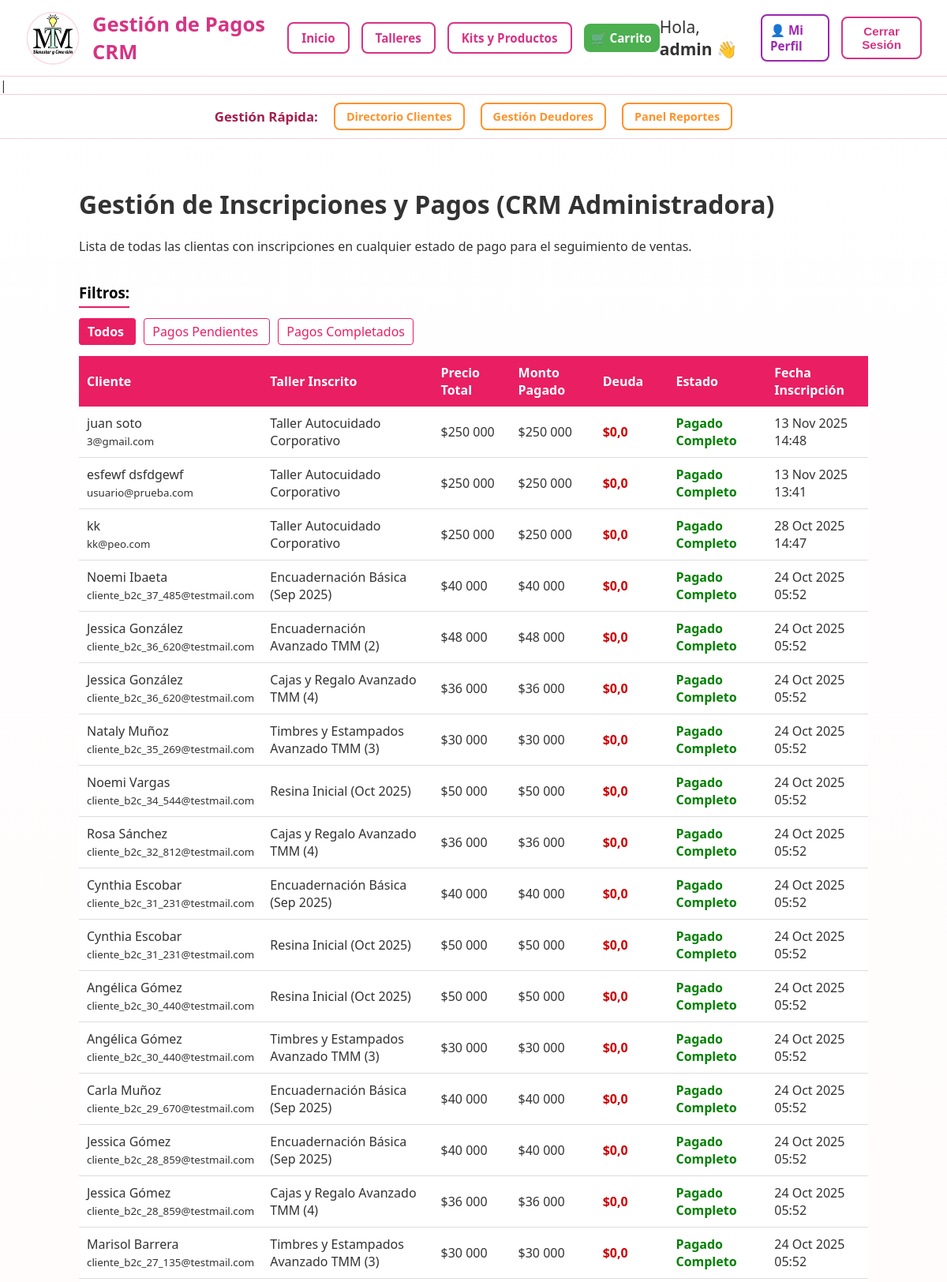
The app's page /gestion/deudores/ (signed in, upper part) with its own data.
### crm/models.py (models this page shows, shortened)
class Inscripcion(models.Model):
    ESTADO_PAGO_CHOICES = [
        ('PENDIENTE', 'Pago Pendiente'),
        ('PAGADO', 'Pagado Completo'),
        ('ABONADO', 'Abonado'),
        ('ANULADO', 'Anulado'),
    ]
    cliente = models.ForeignKey(Cliente, on_delete=models.CASCADE, related_name='inscripciones')
    taller = models.ForeignKey(Taller, on_delete=models.CASCADE, related_name='inscripciones')
    monto_pagado = models.DecimalField(max_digits=10, decimal_places=0, default=0, verbose_name="Monto Pagado")
    estado_pago = models.CharField(max_length=10, choices=ESTADO_PAGO_CHOICES, default='PENDIENTE', verbose_name="Estado de Pago")
    fecha_inscripcion = models.DateTimeField(auto_now_add=True)
    class Meta:
        unique_together = ('cliente', 'taller')
        verbose_name_plural = "Inscripciones"

class Cliente(models.Model):
    TIPO_CLIENTE_CHOICES = [
        ('B2C', 'Persona Natural'),
        ('B2B', 'Contacto Empresa'), # Etiqueta actualizada
    ]
    nombre_completo = models.CharField(max_length=150, verbose_name="Nombre Completo (Contacto)") # Etiqueta actualizada
    email = models.EmailField(unique=True, verbose_name="Correo Electrónico (Contacto)") # Etiqueta actualizada
    telefono = models.CharField(max_length=20, blank=True, null=True, verbose_name="Teléfono (Contacto)") # Etiqueta actualizada
    fecha_nacimiento = models.DateField(blank=True, null=True, verbose_name="Fecha de Nacimiento (si aplica)") # Etiqueta actualizada
    empresa = models.ForeignKey(
        Empresa,
        on_delete=models.SET_NULL, # Si se borra la empresa, el contacto no se borra, solo pierde el vínculo
        blank=True,
        null=True,
        related_name='contactos', # Permite acceder a los contactos desde una empresa: empresa.contactos.all()
        verbose_name="Empresa (si aplica)"
    )
    comuna_vive = models.CharField(max_length=100, blank=True, null=True, verbose_name="Comuna de Residencia")
    tipo_cliente = models.CharField(max_length=3, choices=TIPO_CLIENTE_CHOICES, default='B2C', verbose_name="Tipo de Contacto") # Etiqueta actualizada
    intereses_cliente = models.ManyToManyField(Interes, blank=True, related_name='clientes', verbose_name="Intereses del Contacto") # Etiqueta actualizada
    observaciones = models.TextField(blank=True, verbose_name="Observaciones de Gestión (Seguimiento, etc.)")
    fecha_registro = models.DateTimeField(auto_now_add=True)

class Taller(models.Model):
    MODALIDAD_CHOICES = [
        ('PRESENCIAL', 'Presencial'),
        ('ONLINE', 'Online'),
    ]
    nombre = models.CharField(max_length=200, unique=True, verbose_name="Nombre del Taller")
    descripcion = models.TextField(verbose_name="Descripción Detallada")
    imagen = models.ImageField(upload_to='talleres/', blank=True, null=True, verbose_name="Imagen del Taller")
    categoria = models.ForeignKey(
        Interes,
        on_delete=models.SET_NULL,
        null=True,
        blank=True,
        related_name='talleres',
        verbose_name="Categoría del Taller"
    )
    fecha_taller = models.DateField(verbose_name="Fecha del Taller")
    hora_taller = models.TimeField(blank=True, null=True, verbose_name="Hora de Inicio")
    modalidad = models.CharField(max_length=15, choices=MODALIDAD_CHOICES, default='PRESENCIAL', verbose_name="Modalidad")
    precio = models.DecimalField(max_digits=10, decimal_places=0, verbose_name="Precio (CLP)")
    cupos_totales = models.IntegerField(default=10, verbose_name="Cupos Máximos")
    cupos_disponibles = models.IntegerField(editable=False, default=0, verbose_name="Cupos Disponibles")
    esta_activo = models.BooleanField(default=True, verbose_name="¿Está activo/visible?")

### crm/views.py (the view)
# urls.py: path('gestion/deudores/', views.gestion_deudores, name='gestion_deudores'),
@user_passes_test(is_superuser)
def gestion_deudores(request):
    filtro_estado = request.GET.get('estado', None)
    inscripciones_qs = Inscripcion.objects.all().order_by('-fecha_inscripcion')
    if filtro_estado == 'DEUDA':
        inscripciones_qs = inscripciones_qs.filter(
            Q(estado_pago='PENDIENTE') | Q(estado_pago='ABONADO')
        )
    elif filtro_estado == 'PAGADO':
        inscripciones_qs = inscripciones_qs.filter(estado_pago='PAGADO')
    context = {
        'titulo': 'Gestión de Pagos CRM',
        'deudores': inscripciones_qs,
        'estado_activo': filtro_estado,
    }
    return render(request, 'crm/gestion_deudores.html', context)

### crm/templatetags/crm_tags.py (called while the page is built)
@register.filter
def sub(value, arg):
    try:
        return float(value) - float(arg)
    except (ValueError, TypeError):
        return value

### crm/views.py (called while the page is built)
def is_superuser(user):
    return user.is_superuser

### crm/templates/crm/gestion_deudores.html
{% extends 'crm/base.html' %}
{% load humanize %}
{% load crm_tags %}
{% block content %}
    <h1>Gestión de Inscripciones y Pagos (CRM Administradora)</h1>
    <p>Lista de todas las clientas con inscripciones en cualquier estado de pago para el seguimiento de ventas.</p>
    {% with request.GET.estado as estado_activo %}
    <div style="margin-bottom: 20px;">
        <h3 style="color: black; border-bottom: 2px solid #e91e63; padding-bottom: 5px; display: inline-block;">Filtros:</h3>
        <br>
        {% if not estado_activo %}
            <a href="{% url 'gestion_deudores' %}"
                style="margin-right: 10px; padding: 5px 10px; border: 1px solid #e91e63; border-radius: 4px; text-decoration: none; color: white; background-color: #e91e63; font-weight: bold;">
                Todos
            </a>
        {% else %}
            <a href="{% url 'gestion_deudores' %}"
                style="margin-right: 10px; padding: 5px 10px; border: 1px solid #e91e63; border-radius: 4px; text-decoration: none; color: #e91e63; background-color: white;">
                Todos
            </a>
        {% endif %}
        {% if estado_activo == 'DEUDA' %}
            <a href="{% url 'gestion_deudores' %}?estado=DEUDA"
                style="margin-right: 10px; padding: 5px 10px; border: 1px solid #e91e63; border-radius: 4px; text-decoration: none; color: white; background-color: #e91e63; font-weight: bold;">
                Pagos Pendientes
            </a>
        {% else %}
            <a href="{% url 'gestion_deudores' %}?estado=DEUDA"
                style="margin-right: 10px; padding: 5px 10px; border: 1px solid #e91e63; border-radius: 4px; text-decoration: none; color: #e91e63; background-color: white;">
                Pagos Pendientes
            </a>
        {% endif %}
        {% if estado_activo == 'PAGADO' %}
            <a href="{% url 'gestion_deudores' %}?estado=PAGADO"
                style="padding: 5px 10px; border: 1px solid #e91e63; border-radius: 4px; text-decoration: none; color: white; background-color: #e91e63; font-weight: bold;">
                Pagos Completados
            </a>
        {% else %}
            <a href="{% url 'gestion_deudores' %}?estado=PAGADO"
                style="padding: 5px 10px; border: 1px solid #e91e63; border-radius: 4px; text-decoration: none; color: #e91e63; background-color: white;">
                Pagos Completados
            </a>
        {% endif %}
    </div>
    {% endwith %}
    <table style="width: 100%; border-collapse: collapse; margin-top: 20px;">
        <thead>
            <tr style="background-color: #e91e63; color: white;">
                <th style="padding: 10px; text-align: left;">Cliente</th>
                <th style="padding: 10px; text-align: left;">Taller Inscrito</th>
                <th style="padding: 10px; text-align: left;">Precio Total</th>
                <th style="padding: 10px; text-align: left;">Monto Pagado</th>
                <th style="padding: 10px; text-align: left;">Deuda</th>
                <th style="padding: 10px; text-align: left;">Estado</th>
                <th style="padding: 10px; text-align: left;">Fecha Inscripción</th>
            </tr>
        </thead>
        <tbody>
            {% for inscripcion in deudores %}
                <tr style="border-bottom: 1px solid #ddd; background-color:
                    {% if inscripcion.estado_pago == 'PENDIENTE' %}#ffebeb{% elif inscripcion.estado_pago == 'ABONADO' %}#fffde7{% else %}white{% endif %};">
                    <td style="padding: 10px;">{{ inscripcion.cliente.nombre_completo }} <br><small>{{ inscripcion.cliente.email }}</small></td>
                    <td style="padding: 10px;">{{ inscripcion.taller.nombre }}</td>
                    <td style="padding: 10px;">${{ inscripcion.taller.precio|intcomma }}</td>
                    <td style="padding: 10px;">${{ inscripcion.monto_pagado|intcomma }}</td>
                    <td style="padding: 10px; font-weight: bold; color: #cc0000;">
                        ${{ inscripcion.taller.precio|sub:inscripcion.monto_pagado|intcomma }}
                    </td>
                    <td style="padding: 10px;">
                        <span style="font-weight: bold; color:
                            {% if inscripcion.estado_pago == 'PENDIENTE' %}red
                            {% elif inscripcion.estado_pago == 'ABONADO' %}orange
                            {% elif inscripcion.estado_pago == 'PAGADO' %}green
                            {% endif %};">
                            {{ inscripcion.get_estado_pago_display }}
                        </span>
                    </td>
                    <td style="padding: 10px;">{{ inscripcion.fecha_inscripcion|date:"d M Y H:i" }}</td>
                </tr>
            {% empty %}
                <tr>
                    <td colspan="7" style="padding: 20px; text-align: center;">No hay inscripciones con el estado de pago seleccionado.</td>
                </tr>
            {% endfor %}
        </tbody>
    </table>
{% endblock content %}

### crm/templates/crm/base.html (shortened to what this page needs)
{% load static %}
<!DOCTYPE html>
<html lang="es">
<head>
</head>
<body>
    <header>
        <div class="header-titulo-container">
            <img src="{% static 'logo.jpg' %}" height="70px" class="logo-titulo">
            <h1>{{ titulo|default:'TMM Bienestar y Conexión' }} </h1>
        </div>
        <nav class="nav-main">
            <a href="{% url 'home' %}" class="nav-btn">Inicio</a>
            <a href="{% url 'catalogo_talleres' %}" class="nav-btn">Talleres</a>
            <a href="{% url 'catalogo_productos' %}" class="nav-btn">Kits y Productos</a>
            <a href="{% url 'ver_carrito' %}" class="btn btn-cart" title="Ver mi carrito">
                 🛒 Carrito
            </a>
        </nav>
        <div class="auth-actions">
            {% if user.is_authenticated %}
                <span>Hola, <strong>{{ user.first_name|default:user.username }}</strong> 👋</span>
                <a href="{% url 'perfil_usuario' %}" class="btn btn-profile" title="Mi Perfil">
                    👤 Mi Perfil
                </a>
                <form method="POST" action="{% url 'logout' %}" style="display:inline;">
                    <button type="submit" class="btn btn-login">Cerrar Sesión</button>
                </form>
            {% else %}
                <a href="{% url 'login' %}" class="btn btn-login">Iniciar Sesión</a>
                <a href="{% url 'registro_cliente' %}" class="btn btn-register">Registrarse</a>
            {% endif %}
        </div>
    </header>   |
    {% if user.is_superuser %}
    <nav class="nav-admin">
        <span class="admin-title">Gestión Rápida:</span>
        <a href="{% url 'listado_clientes' %}" class="admin-btn">Directorio Clientes</a>
        <a href="{% url 'gestion_deudores' %}" class="admin-btn">Gestión Deudores</a>
        <a href="{% url 'panel_reportes' %}" class="admin-btn">Panel Reportes</a>
    </nav>
    {% endif %}
        <div class="container">
        {% block content %}{% endblock content %}
    </div>
</body>
</html>

### crm/templates/crm/base.html (style rules this page uses)
body { font-family: 'Segoe UI', sans-serif; margin: 0; padding: 0; background: linear-gradient(to bottom, #fff, #fff7f5); color: #333; }
.container { width: 90%; max-width: 1000px; margin: 20px auto; padding: 20px; }
header { background: #fff; border-bottom: 1px solid #f3d1d9; padding: 0.8em 2em; display: grid; grid-template-columns: 1fr auto 1fr; align-items: center; }
header h1 { margin: 0; font-size: 1.6rem; color: #d63384; font-weight: 700; }
.header-titulo-container { display: flex; align-items: center; gap: 15px; grid-column: 1; }
nav.nav-main { display: flex; justify-content: center; align-items: center; gap: 15px; grid-column: 2; }
.nav-btn { padding: 8px 16px; border-radius: 8px; border: 2px solid #d63384; color: #d63384; font-weight: 600; font-size: 0.95rem; text-decoration: none; transition: all 0.2s ease; }
.auth-actions { display: flex; align-items: center; gap: 15px; grid-column: 3; justify-content: flex-end; }
.auth-actions span { font-size: 21px; font-weight: 500; }
.btn { padding: 8px 18px; border-radius: 8px; font-weight: 600; text-decoration: none; border: none; cursor: pointer; font-size: 0.95rem; transition: all 0.2s ease; }
.btn-login { background: #fff; border: 2px solid #d63384; color: #d63384; }
.nav-admin { background: #fff; border-top: 1px solid #f3d1d9; border-bottom: 1px solid #f3d1d9; padding: 10px 2em; display: flex; align-items: center; justify-content: center; gap: 20px; }
.admin-title { color: #a61e4d; font-weight: 700; font-size: 1.05rem; }
.admin-btn { padding: 6px 14px; border-radius: 8px; border: 2px solid #ff922b; color: #ff922b; font-weight: 600; font-size: 0.9rem; text-decoration: none; transition: all 0.2s ease; }
.btn-profile { background: #fff; border: 2px solid #9c27b0; color: #9c27b0; font-weight: 600; padding: 8px 10px; }
.btn-cart { background: #4caf50; color: white; border: none; padding: 8px 10px; font-size: 0.95rem; }

### records on screen
Inscripcion: cliente.nombre_completo "juan soto", cliente.email "3@gmail.com", taller.nombre "Taller Autocuidado Corporativo", taller.precio "250 000", monto_pagado "250 000", taller.precio|sub "0,0", estado_pago "Pagado Completo", fecha_inscripcion "13 Nov 2025 14:48"
Inscripcion: cliente.nombre_completo "esfewf dsfdgewf", cliente.email "usuario@prueba.com", taller.nombre "Taller Autocuidado Corporativo", taller.precio "250 000", monto_pagado "250 000", taller.precio|sub "0,0", estado_pago "Pagado Completo", fecha_inscripcion "13 Nov 2025 13:41"
Inscripcion: cliente.nombre_completo "kk", cliente.email "kk@peo.com", taller.nombre "Taller Autocuidado Corporativo", taller.precio "250 000", monto_pagado "250 000", taller.precio|sub "0,0", estado_pago "Pagado Completo", fecha_inscripcion "28 Oct 2025 14:47"
Inscripcion: cliente.nombre_completo "Noemi Ibaeta", cliente.email "cliente_b2c_37_485@testmail.com", taller.nombre "Encuadernación Básica (Sep 2025)", taller.precio "40 000", monto_pagado "40 000", taller.precio|sub "0,0", estado_pago "Pagado Completo", fecha_inscripcion "24 Oct 2025 05:52"
Inscripcion: cliente.nombre_completo "Jessica González", cliente.email "cliente_b2c_36_620@testmail.com", taller.nombre "Encuadernación Avanzado TMM (2)", taller.precio "48 000", monto_pagado "48 000", taller.precio|sub "0,0", estado_pago "Pagado Completo", fecha_inscripcion "24 Oct 2025 05:52"
Inscripcion: cliente.nombre_completo "Jessica González", cliente.email "cliente_b2c_36_620@testmail.com", taller.nombre "Cajas y Regalo Avanzado TMM (4)", taller.precio "36 000", monto_pagado "36 000", taller.precio|sub "0,0", estado_pago "Pagado Completo", fecha_inscripcion "24 Oct 2025 05:52"
Inscripcion: cliente.nombre_completo "Nataly Muñoz", cliente.email "cliente_b2c_35_269@testmail.com", taller.nombre "Timbres y Estampados Avanzado TMM (3)", taller.precio "30 000", monto_pagado "30 000", taller.precio|sub "0,0", estado_pago "Pagado Completo", fecha_inscripcion "24 Oct 2025 05:52"
Inscripcion: cliente.nombre_completo "Noemi Vargas", cliente.email "cliente_b2c_34_544@testmail.com", taller.nombre "Resina Inicial (Oct 2025)", taller.precio "50 000", monto_pagado "50 000", taller.precio|sub "0,0", estado_pago "Pagado Completo", fecha_inscripcion "24 Oct 2025 05:52"
Inscripcion: cliente.nombre_completo "Rosa Sánchez", cliente.email "cliente_b2c_32_812@testmail.com", taller.nombre "Cajas y Regalo Avanzado TMM (4)", taller.precio "36 000", monto_pagado "36 000", taller.precio|sub "0,0", estado_pago "Pagado Completo", fecha_inscripcion "24 Oct 2025 05:52"
Inscripcion: cliente.nombre_completo "Cynthia Escobar", cliente.email "cliente_b2c_31_231@testmail.com", taller.nombre "Encuadernación Básica (Sep 2025)", taller.precio "40 000", monto_pagado "40 000", taller.precio|sub "0,0", estado_pago "Pagado Completo", fecha_inscripcion "24 Oct 2025 05:52"
Inscripcion: cliente.nombre_completo "Cynthia Escobar", cliente.email "cliente_b2c_31_231@testmail.com", taller.nombre "Resina Inicial (Oct 2025)", taller.precio "50 000", monto_pagado "50 000", taller.precio|sub "0,0", estado_pago "Pagado Completo", fecha_inscripcion "24 Oct 2025 05:52"
Inscripcion: cliente.nombre_completo "Angélica Gómez", cliente.email "cliente_b2c_30_440@testmail.com", taller.nombre "Resina Inicial (Oct 2025)", taller.precio "50 000", monto_pagado "50 000", taller.precio|sub "0,0", estado_pago "Pagado Completo", fecha_inscripcion "24 Oct 2025 05:52"
Inscripcion: cliente.nombre_completo "Angélica Gómez", cliente.email "cliente_b2c_30_440@testmail.com", taller.nombre "Timbres y Estampados Avanzado TMM (3)", taller.precio "30 000", monto_pagado "30 000", taller.precio|sub "0,0", estado_pago "Pagado Completo", fecha_inscripcion "24 Oct 2025 05:52"
Inscripcion: cliente.nombre_completo "Carla Muñoz", cliente.email "cliente_b2c_29_670@testmail.com", taller.nombre "Encuadernación Básica (Sep 2025)", taller.precio "40 000", monto_pagado "40 000", taller.precio|sub "0,0", estado_pago "Pagado Completo", fecha_inscripcion "24 Oct 2025 05:52"
Inscripcion: cliente.nombre_completo "Jessica Gómez", cliente.email "cliente_b2c_28_859@testmail.com", taller.nombre "Encuadernación Básica (Sep 2025)", taller.precio "40 000", monto_pagado "40 000", taller.precio|sub "0,0", estado_pago "Pagado Completo", fecha_inscripcion "24 Oct 2025 05:52"
Inscripcion: cliente.nombre_completo "Jessica Gómez", cliente.email "cliente_b2c_28_859@testmail.com", taller.nombre "Cajas y Regalo Avanzado TMM (4)", taller.precio "36 000", monto_pagado "36 000", taller.precio|sub "0,0", estado_pago "Pagado Completo", fecha_inscripcion "24 Oct 2025 05:52"
Inscripcion: cliente.nombre_completo "Marisol Barrera", cliente.email "cliente_b2c_27_135@testmail.com", taller.nombre "Timbres y Estampados Avanzado TMM (3)", taller.precio "30 000", monto_pagado "30 000", taller.precio|sub "0,0", estado_pago "Pagado Completo", fecha_inscripcion "24 Oct 2025 05:52"

### other values on screen
{{ titulo|default:'TMM Bienestar y Conexión' }} "Gestión de Pagos CRM"
{{ user.first_name|default:user.username }} "admin"
